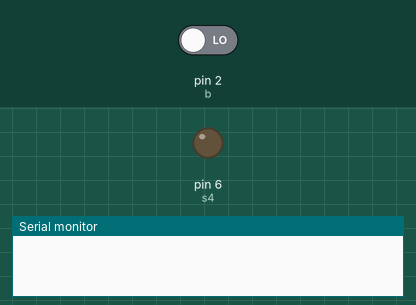
Simulated run of this sketch. Board: Arduino Uno, built with avr-gcc and run on an emulated ATmega328P. On the bench: output pins drawn as LEDs (lit = HIGH), the last lines printed to the serial monitor. The test bench sets the inputs (shaded band); at power-on: pin 2 (b) LOW. Random numbers use the default seed unless the sketch sets one; pins used as bus, display or sensor lines are not drawn.

Above: at 1.2 s.
1.3 s: pin 2 (b) driven HIGH
At 3.7 s:
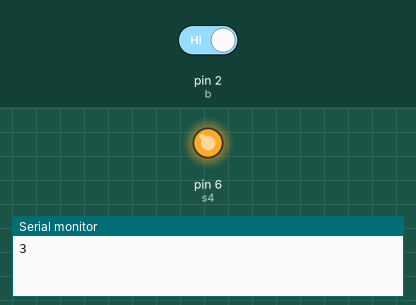
4.3 s: pin 2 (b) driven LOW
Timing chart, 0 to 7.3 s (numbered marks = the images above; inputs shaded):
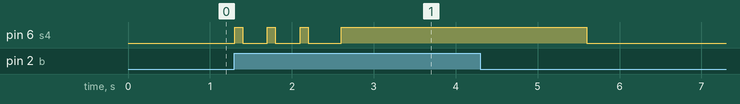

Measured:
- after the input at 1.3 s, pin 6 (s4): LOW → HIGH at once, then repeats every 0.40 s: LOW 0.30 s, HIGH 0.10 s

The sketch:

dice.ino
```cpp
int s1 = 4;
int s2 = 5;
int s3 = 3;
int s4 = 6;
int b = 2;
int bs;
long r;


void setup ()
{
  pinMode (s1, OUTPUT);
  pinMode (s2, OUTPUT);
  pinMode (s3, OUTPUT);
  pinMode (s4, OUTPUT);
  pinMode (b, INPUT);
  randomSeed(analogRead(0));
  Serial.begin(9600);
}

void loop()
{
  bs = digitalRead(b);

  if (bs == HIGH)
  {
    r = random(1, 7);
    shuffle();
    if (r == 1)
    {
      one();
    }
    if (r == 2)
    {
      two();
    }
    if (r == 3)
    {
      three();
    }
    if (r == 4)
    {
      four();
    }
    if (r == 5)
    {
      five();
    }
   if (r == 6)
    {
      six();
    }
    Serial.println(r);
    delay(3000);
  }
  else
  {
  digitalWrite (s1, LOW);
  digitalWrite (s2, LOW);
  digitalWrite (s3, LOW);
  digitalWrite (s4, LOW);
  }

}
void off()
{
  digitalWrite (s1, LOW);
  digitalWrite (s2, LOW);
  digitalWrite (s3, LOW);
  digitalWrite (s4, LOW);
}
void shuffle()
{
  one();
  delay(100);
  off();
  delay(100);
  two();
  delay(100);
  off();
  delay(100);
  three();
  delay(100);
  off();
  delay(100);
  four();
  delay(100);
  off();
  delay(100);
  five();
  delay(100);
  off();
  delay(100);
  six();
  delay(100);
  off();
  delay(200);
}
void one()
{
  digitalWrite (s4, HIGH);
}
void two()
{
  digitalWrite (s2, HIGH);
}
void three()
{
  digitalWrite (s4, HIGH);
  digitalWrite (s2, HIGH);
}
void four()
{
  digitalWrite (s1, HIGH);
  digitalWrite (s3, HIGH);
}
void five()
{
  digitalWrite (s1, HIGH);
  digitalWrite (s3, HIGH);
  digitalWrite (s4, HIGH);
}
void six()
{
  digitalWrite (s1, HIGH);
  digitalWrite (s2, HIGH);
  digitalWrite (s3, HIGH);
}
```
